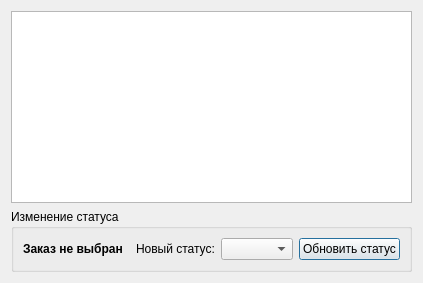
<?xml version="1.0" encoding="UTF-8"?>
<ui version="4.0">
 <class>OrderProcessingDialog</class>
 <widget class="QDialog" name="OrderProcessingDialog">
  <layout class="QVBoxLayout" name="verticalLayout">
   <item>
    <widget class="QTableView" name="tableView">
     <property name="alternatingRowColors"><bool>true</bool></property>
    </widget>
   </item>
   <item>
    <widget class="QGroupBox" name="groupBox">
     <property name="title"><string>Изменение статуса</string></property>
     <layout class="QHBoxLayout" name="horizontalLayout">
      <item>
       <widget class="QLabel" name="lblSelectedOrder">
        <property name="font"><font><bold>true</bold></font></property>
        <property name="text"><string>Заказ не выбран</string></property>
       </widget>
      </item>
      <item>
       <spacer name="horizontalSpacer">
        <property name="orientation"><enum>Qt::Horizontal</enum></property>
       </spacer>
      </item>
      <item>
       <widget class="QLabel" name="label">
        <property name="text"><string>Новый статус:</string></property>
       </widget>
      </item>
      <item>
       <widget class="QComboBox" name="cbStatus"/>
      </item>
      <item>
       <widget class="QPushButton" name="btnUpdateStatus">
        <property name="text"><string>Обновить статус</string></property>
       </widget>
      </item>
     </layout>
    </widget>
   </item>
  </layout>
 </widget>
</ui>
